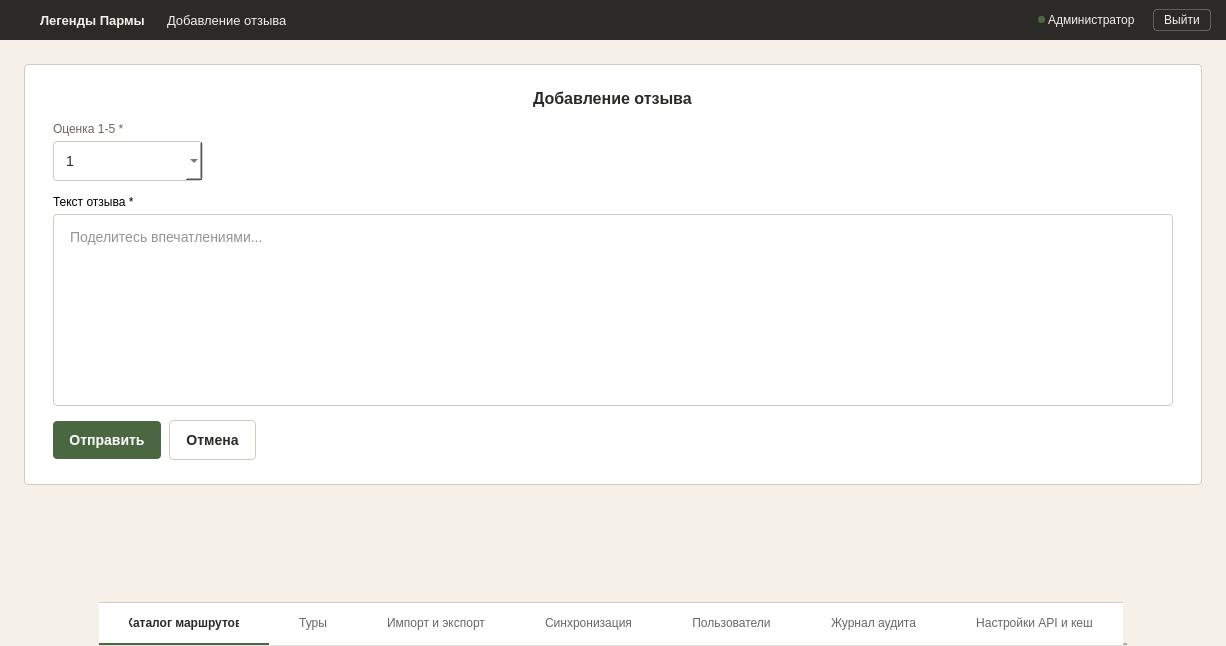
<?xml version="1.0" encoding="UTF-8"?>
<ui version="4.0">
 <class>MainWindow</class>
 <widget class="QMainWindow" name="MainWindow">
  <property name="geometry">
   <rect>
    <x>0</x>
    <y>0</y>
    <width>1226</width>
    <height>646</height>
   </rect>
  </property>
  <property name="windowTitle">
   <string>AddReviewWindow</string>
  </property>
  <property name="styleSheet">
   <string notr="true">#centralwidget { background-color: #F5F0E8; }
#headerFrame { background-color: #2C2A26; border: none; }
#headerFrame QLabel { color: #F5F0E8; }
#logout_btn { background-color: transparent; color: #F5F0E8; border: 1px solid rgba(255, 255, 255, 0.25); padding: 3px 10px; font-size: 12px; border-radius: 4px; }
#logout_btn:hover { background-color: rgba(255, 255, 255, 0.08); border: 1px solid rgba(255, 255, 255, 0.4); }
#logout_btn:pressed { background-color: rgba(255, 255, 255, 0.12); border: 1px solid rgba(255, 255, 255, 0.5); }
#logout_btn:focus { border: 1px dashed #F5F0E8; }

#modalFrame { background-color: #FFFFFF; border: 1px solid #D4CBBE; border-radius: 4px; }
#lbl_modal_title { font-size: 16px; font-weight: 600; color: #2C2A26; }
#lbl_field { font-size: 12px; color: #6B6560; }

QLineEdit, QTextEdit, QComboBox {
    padding: 10px 12px; font-size: 14px; border-radius: 4px; border: 1px solid #D4CBBE; background-color: #FFFFFF; color: #2C2A26;
}
QLineEdit:hover, QTextEdit:hover, QComboBox:hover { border: 1px solid #B8AE9E; }
QLineEdit:focus, QTextEdit:focus, QComboBox:focus { border: 1px solid #4A6741; }
QLineEdit[error="true"], QTextEdit[error="true"], QComboBox[error="true"] { border: 1px solid #B54A3A; }
QLineEdit:disabled, QTextEdit:disabled, QComboBox:disabled { border: 1px dashed #D4CBBE; color: #A39E94; background-color: #F5F0E8; }
QComboBox QAbstractItemView { background-color: #FFFFFF; border: 1px solid #D4CBBE; selection-background-color: #E8EDE4; selection-color: #2C2A26; }

#btn_publish { background-color: #4A6741; color: #FFFFFF; border: none; padding: 11px 16px; font-size: 14px; font-weight: 600; border-radius: 4px; }
#btn_publish:hover { background-color: #3D5636; }
#btn_publish:pressed { background-color: #334A2E; }
#btn_publish:disabled { background-color: #A8B5A0; }
#btn_publish:focus { border: 1px dashed #4A6741; }

#btn_cancel { background-color: #FFFFFF; color: #2C2A26; border: 1px solid #D4CBBE; padding: 11px 16px; font-size: 14px; font-weight: 600; border-radius: 4px; }
#btn_cancel:hover { background-color: #F5F0E8; border: 1px solid #4A6741; }
#btn_cancel:pressed { background-color: #EDE6D9; }
#btn_cancel:disabled { background-color: #FFFFFF; color: #A39E94; border: 1px solid #E5DFD4; }
#btn_cancel:focus { border: 1px dashed #4A6741; }

QTabWidget::panel { border: none; background-color: #FFFFFF; }
QTabBar { background-color: #FFFFFF; border: none; }
QTabBar::tab { height: 40px; background-color: #FFFFFF; color: #6B6560; font-size: 12px; font-weight: normal; padding: 0px 30px; border: none; border-bottom: 2px solid transparent; border-top: 1px solid #D4CBBE; text-align: center; }
QTabBar::tab:hover { color: #2C2A26; }
QTabBar::tab:selected { color: #2C2A26; font-weight: 600; border-bottom: 2px solid #4A6741; }</string>
  </property>
  <widget class="QWidget" name="centralwidget">
   <layout class="QVBoxLayout" name="verticalLayout">
    <property name="spacing"><number>0</number></property>
    <property name="leftMargin"><number>0</number></property>
    <property name="topMargin"><number>0</number></property>
    <property name="rightMargin"><number>0</number></property>
    <property name="bottomMargin"><number>0</number></property>
    <item>
     <widget class="QFrame" name="headerFrame">
      <property name="minimumSize"><size><width>0</width><height>40</height></size></property>
      <property name="maximumSize"><size><width>16777215</width><height>40</height></size></property>
      <layout class="QHBoxLayout" name="horizontalLayout">
       <property name="spacing"><number>0</number></property>
       <property name="leftMargin"><number>15</number></property>
       <property name="topMargin"><number>0</number></property>
       <property name="rightMargin"><number>15</number></property>
       <property name="bottomMargin"><number>0</number></property>
       <item>
        <widget class="QPushButton" name="logo">
         <property name="minimumSize"><size><width>22</width><height>22</height></size></property>
         <property name="maximumSize"><size><width>22</width><height>22</height></size></property>
         <property name="styleSheet"><string notr="true">QPushButton { background: transparent; margin-right: 12px; border: none; }</string></property>
         <property name="text"><string/></property>
         <property name="icon">
          <iconset resource="../qrc/login_res.qrc">
           <normaloff>:/login/icons/logo.png</normaloff>:/login/icons/logo.png</iconset>
         </property>
         <property name="iconSize"><size><width>18</width><height>18</height></size></property>
        </widget>
       </item>
       <item>
        <widget class="QLabel" name="name">
         <property name="styleSheet"><string notr="true">font-size: 13px; font-weight: bold; margin-right: 15px;</string></property>
         <property name="text"><string>Легенды Пармы</string></property>
        </widget>
       </item>
       <item>
        <widget class="QLabel" name="name_chart">
         <property name="styleSheet"><string notr="true">font-size: 13px; margin-right: 10px;</string></property>
         <property name="text"><string>Добавление отзыва</string></property>
        </widget>
       </item>
       <item>
        <spacer name="horizontalSpacer">
         <property name="orientation"><enum>Qt::Orientation::Horizontal</enum></property>
         <property name="sizeHint" stdset="0"><size><width>40</width><height>20</height></size></property>
        </spacer>
       </item>
       <item>
        <widget class="QLabel" name="status_lb">
         <property name="minimumSize"><size><width>7</width><height>7</height></size></property>
         <property name="maximumSize"><size><width>7</width><height>7</height></size></property>
         <property name="styleSheet"><string notr="true">background-color: #4A6741; border-radius: 3px; border: none;</string></property>
         <property name="text"><string/></property>
        </widget>
       </item>
       <item>
        <widget class="QLabel" name="role_lb">
         <property name="styleSheet"><string notr="true">font-size: 12px; margin-right: 15px;</string></property>
         <property name="text"><string>Администратор</string></property>
        </widget>
       </item>
       <item>
        <widget class="QPushButton" name="logout_btn">
         <property name="cursor"><cursorShape>PointingHandCursor</cursorShape></property>
         <property name="text"><string>Выйти</string></property>
        </widget>
       </item>
      </layout>
     </widget>
    </item>
    <item>
     <layout class="QVBoxLayout" name="modalContainerLayout">
      <property name="spacing"><number>0</number></property>
      <property name="leftMargin"><number>24</number></property>
      <property name="topMargin"><number>24</number></property>
      <property name="rightMargin"><number>24</number></property>
      <property name="bottomMargin"><number>0</number></property>
      <item>
       <widget class="QFrame" name="modalFrame">
        <property name="sizePolicy"><sizepolicy hsizetype="Expanding" vsizetype="Maximum"><horstretch>0</horstretch><verstretch>0</verstretch></sizepolicy></property>
        <layout class="QVBoxLayout" name="modalLayout">
         <property name="spacing"><number>14</number></property>
         <property name="leftMargin"><number>28</number></property>
         <property name="topMargin"><number>24</number></property>
         <property name="rightMargin"><number>28</number></property>
         <property name="bottomMargin"><number>24</number></property>
         <item alignment="Qt::AlignmentFlag::AlignHCenter">
          <widget class="QLabel" name="lbl_modal_title">
           <property name="text"><string>Добавление отзыва</string></property>
          </widget>
         </item>
         <item>
          <layout class="QVBoxLayout" name="ratingLayout">
           <property name="spacing"><number>5</number></property>
           <item><widget class="QLabel" name="lbl_field"><property name="text"><string>Оценка 1-5 *</string></property></widget></item>
           <item>
            <widget class="QComboBox" name="input_rating">
             <property name="maximumSize"><size><width>150</width><height>16777215</height></size></property>
             <item><property name="text"><string>1</string></property></item>
             <item><property name="text"><string>2</string></property></item>
             <item><property name="text"><string>3</string></property></item>
             <item><property name="text"><string>4</string></property></item>
             <item><property name="text"><string>5</string></property></item>
            </widget>
           </item>
          </layout>
         </item>
         <item>
          <layout class="QVBoxLayout" name="reviewTextLayout">
           <property name="spacing"><number>5</number></property>
           <item><widget class="QLabel" name="lbl_field"><property name="text"><string>Текст отзыва *</string></property></widget></item>
           <item>
            <widget class="QTextEdit" name="input_review">
             <property name="minimumSize"><size><width>0</width><height>120</height></size></property>
             <property name="placeholderText"><string>Поделитесь впечатлениями...</string></property>
            </widget>
           </item>
          </layout>
         </item>
         <item>
          <layout class="QHBoxLayout" name="buttonsLayout">
           <property name="spacing"><number>8</number></property>
           <item>
            <widget class="QPushButton" name="btn_publish">
             <property name="cursor"><cursorShape>PointingHandCursor</cursorShape></property>
             <property name="text"><string>Отправить</string></property>
            </widget>
           </item>
           <item>
            <widget class="QPushButton" name="btn_cancel">
             <property name="cursor"><cursorShape>PointingHandCursor</cursorShape></property>
             <property name="text"><string>Отмена</string></property>
            </widget>
           </item>
           <item>
            <spacer name="buttonsSpacer">
             <property name="orientation"><enum>Qt::Orientation::Horizontal</enum></property>
             <property name="sizeHint" stdset="0"><size><width>40</width><height>20</height></size></property>
            </spacer>
           </item>
          </layout>
         </item>
        </layout>
       </widget>
      </item>
     </layout>
    </item>
    <item>
     <spacer name="verticalSpacer">
      <property name="orientation"><enum>Qt::Orientation::Vertical</enum></property>
      <property name="sizeHint" stdset="0"><size><width>20</width><height>40</height></size></property>
     </spacer>
    </item>
    <item alignment="Qt::AlignmentFlag::AlignHCenter">
     <widget class="QTabWidget" name="tabWidget">
      <property name="sizePolicy"><sizepolicy hsizetype="Maximum" vsizetype="Fixed"><horstretch>0</horstretch><verstretch>0</verstretch></sizepolicy></property>
      <property name="minimumSize"><size><width>0</width><height>44</height></size></property>
      <property name="maximumSize"><size><width>16777215</width><height>44</height></size></property>
      <property name="tabPosition"><enum>QTabWidget::TabPosition::North</enum></property>
      <property name="currentIndex"><number>0</number></property>
      <property name="usesScrollButtons"><bool>false</bool></property>
      <property name="tabsClosable"><bool>false</bool></property>
      <property name="drawBase" stdset="0"><bool>false</bool></property>
      <widget class="QWidget" name="tab_8"><attribute name="title"><string>Каталог маршрутов</string></attribute></widget>
      <widget class="QWidget" name="tab_9"><attribute name="title"><string>Туры</string></attribute></widget>
      <widget class="QWidget" name="tab_10"><attribute name="title"><string>Импорт и экспорт</string></attribute></widget>
      <widget class="QWidget" name="tab_11"><attribute name="title"><string>Синхронизация</string></attribute></widget>
      <widget class="QWidget" name="tab_12"><attribute name="title"><string>Пользователи</string></attribute></widget>
      <widget class="QWidget" name="tab_13"><attribute name="title"><string>Журнал аудита</string></attribute></widget>
      <widget class="QWidget" name="tab_14"><attribute name="title"><string>Настройки API и кеш</string></attribute></widget>
     </widget>
    </item>
   </layout>
  </widget>
 </widget>
 <resources>
  <include location="../qrc/login_res.qrc"/>
 </resources>
 <connections/>
</ui>
